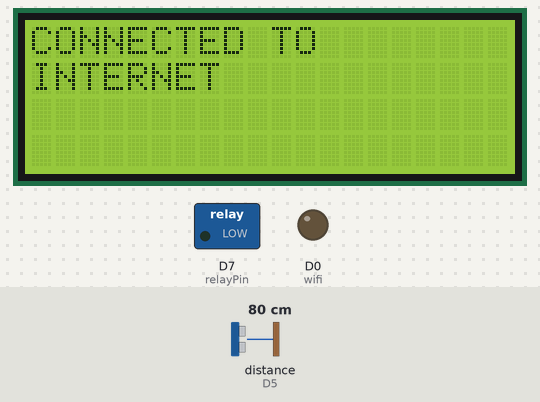
Simulated run of this sketch. Board: ESP8266 (NodeMCU). Shown: 20×4 character LCD, switched loads named in the sketch (green lamp = pin HIGH), output pins drawn as LEDs (lit = HIGH). Inputs (shaded band) come from the test bench; at power-on: distance to the obstacle (sensor on D5) 80 cm. The echo pulse lasts 58.3 µs per cm; WiFi joins after 1.5 s; servers stay silent unless stated; uploads are accepted with an empty reply; pins used as bus, display or sensor lines are not drawn; what the sketch prints to the serial monitor is not drawn.

Above: at 2.2 s.
At 4.2 s:
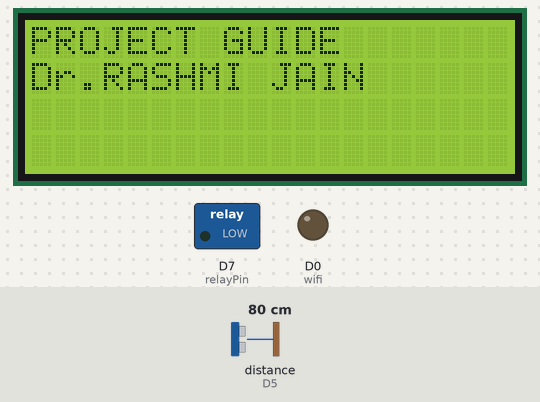
At 8.3 s:
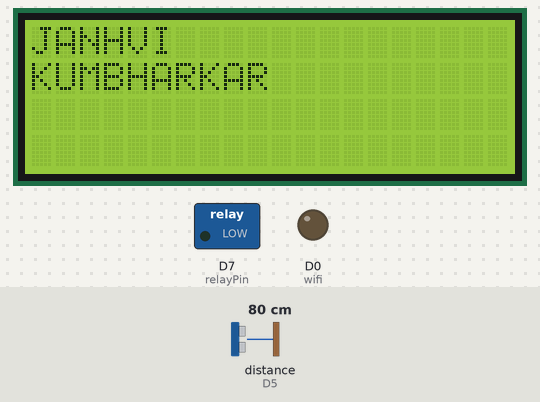
At 14.3 s:
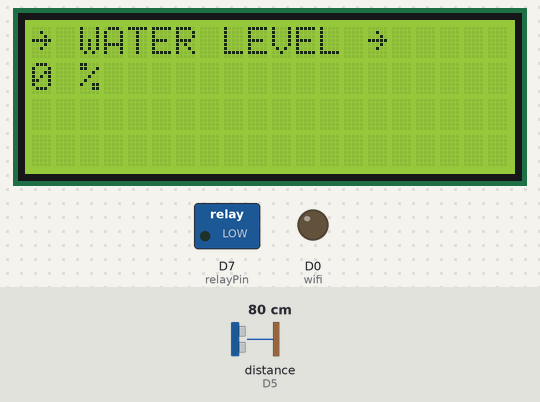
Timing chart, 0 to 19.8 s (numbered marks = the images above):
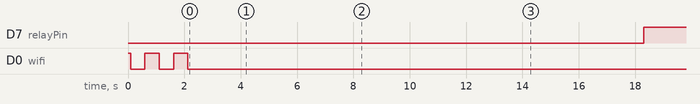

The sketch:

Neo-Tank-SBJ.ino
```cpp
#include <ESP8266HTTPClient.h>
#include<ESP8266WiFi.h>
#include <LiquidCrystal_I2C.h>
LiquidCrystal_I2C lcd(0x27, 20, 4);
const int trigPin = D6;
const int echoPin = D5;
long duration;
int distanceCm;
const char* ssid = "GoVegan";
const char* password = "veganpower";
const int relayPin = D7                                                                                                                                 ;
int wifi = D0;
int per = 0;
void setup() {
  Serial.begin(9600);
  pinMode(trigPin, OUTPUT);
  pinMode(echoPin, INPUT);
  pinMode(wifi, OUTPUT);
  pinMode(relayPin, OUTPUT);
  digitalWrite(wifi, HIGH);
  lcd.init();
  lcd.backlight();
  WiFi.begin(ssid, password);
  while (WiFi.status() != WL_CONNECTED)
  {
    lcd.clear();
    lcd.setCursor(0, 0);
    lcd.print("CONNECTING TO");
    lcd.setCursor(0, 1);
    lcd.print("INTERNET");
    Serial.println("Connecting to WiFi");
    digitalWrite(wifi, LOW);
    delay(500);
    lcd.clear();
    digitalWrite(wifi, HIGH);
    delay(500);
  }
  digitalWrite(wifi, LOW);
  lcd.clear();
  lcd.setCursor(0, 0);
  lcd.print("CONNECTED TO");
  lcd.setCursor(0, 1);
  lcd.print("INTERNET");
  delay(2000);
  lcd.clear();
  lcd.setCursor(0, 0);
  lcd.print("PROJECT GUIDE");
  lcd.setCursor(0, 1);
  lcd.print("Dr.RASHMI JAIN");
  delay(2000);
  lcd.clear();
  lcd.setCursor(0, 0);
  lcd.print("GAGAN BAGHEL");
  lcd.setCursor(0, 1);
  lcd.print("GROUP LEADER");
  delay(2000);
  lcd.clear();
  lcd.setCursor(0, 0);
  lcd.print("JANHVI");
  lcd.setCursor(0, 1);
  lcd.print("KUMBHARKAR");
  delay(2000);
  lcd.clear();
  lcd.setCursor(0, 0);
  lcd.print("PRACHI");
  lcd.setCursor(0, 1);
  lcd.print("MUNDHARIKAR");
  delay(2000);
  lcd.clear();
  lcd.setCursor(0, 0);
  lcd.print("ANUSHKA");
  lcd.setCursor(0, 1);
  lcd.print("KSHIRSAGAR");
  delay(2000);
}
void loop() {
  digitalWrite(trigPin, LOW);
  delayMicroseconds(2);
  digitalWrite(trigPin, HIGH);
  delayMicroseconds(10);
  digitalWrite(trigPin, LOW);
  duration = pulseIn(echoPin, HIGH);
  distanceCm = duration * 0.034 / 2;
  Serial.println(distanceCm);
  per = map(distanceCm, 20, 3, 0, 100);
  if (per < 0)
  {
    per = 0;
  }
  else if (per > 100)
  {
    per = 100;
  }
  lcd.clear();
  lcd.setCursor(0, 0);
  lcd.print("~ WATER LEVEL ~");
  lcd.setCursor(0, 1);
  lcd.print(per);
  lcd.print(" %");
  delay(4000);
  if (per < 75 && per >= 0)
  {
    lcd.clear();
    lcd.setCursor(0, 0);
    lcd.print("~ PUMP STATUS ~");
    lcd.setCursor(0, 1);
    lcd.print("ON");
    digitalWrite(relayPin, HIGH);
    delay(2000);
  } else if (per >= 75 && per <= 100)
  {
    lcd.clear();
    lcd.setCursor(0, 0);
    lcd.print("~ PUMP STATUS ~");
    lcd.setCursor(0, 1);
    lcd.print("OFF");
    digitalWrite(relayPin, LOW);
    delay(2000);
  }
  Serial.println(per);
  HTTPClient http;
  http.begin("http://www.techvegan.in/neotank/level.php?level=" + (String)per);
  int httpCode = http.GET();
  if (httpCode > 0)
  {
    String value = http.getString();
    Serial.println(value);
    delay(1000);
  }
  http.end();
  delay(2000);
}
```

Measured:
- by itself, D7 (relayPin): LOW → HIGH at 18.3 s
- what the display in image 0 shows lasts 2.1 s, from 2.1 s to 4.2 s
